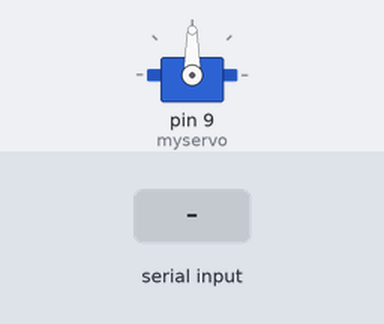
Recording of a sketch running on a simulated Arduino Uno, built with avr-gcc and run on an emulated ATmega328P. On the bench: servo. The inputs (shaded band) are chosen by the test bench. What the sketch prints to the serial monitor is not drawn.

Above: at 1.2 s.
1.3 s: byte 30 received over Serial
At 1.7 s:
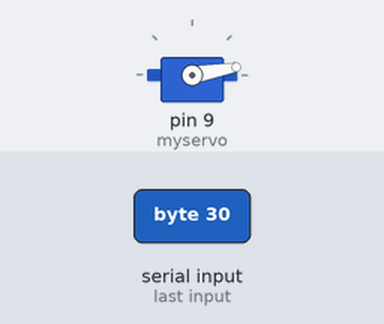
2.8 s: byte 90 received over Serial
4.3 s: byte 120 received over Serial
Timing chart, 0 to 7.3 s (numbered marks = the images above; inputs shaded):
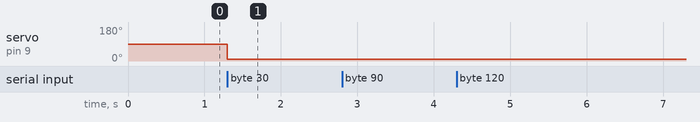

Measured:
- after the input at 1.3 s, servo on pin 9 (myservo): 90° → 10° at once
- after the input at 2.8 s, every drawn part: stays the same
- after the input at 4.3 s, every drawn part: stays the same

The sketch:

servoMotorControl.ino
```cpp
#include <Servo.h>

Servo myservo;

void setup() {
  Serial.begin(9600);
  myservo.attach(9);// initialize serial communications
  pinMode(0, OUTPUT);
}

void loop() {

  if (Serial.available() > 0) { // if there's serial data available
    int inByte = Serial.read();   // read it
    Serial.write(inByte);         // send it back out as raw binary data
    analogWrite(0,  inByte);
    myservo.write(10);


  }

}
```
